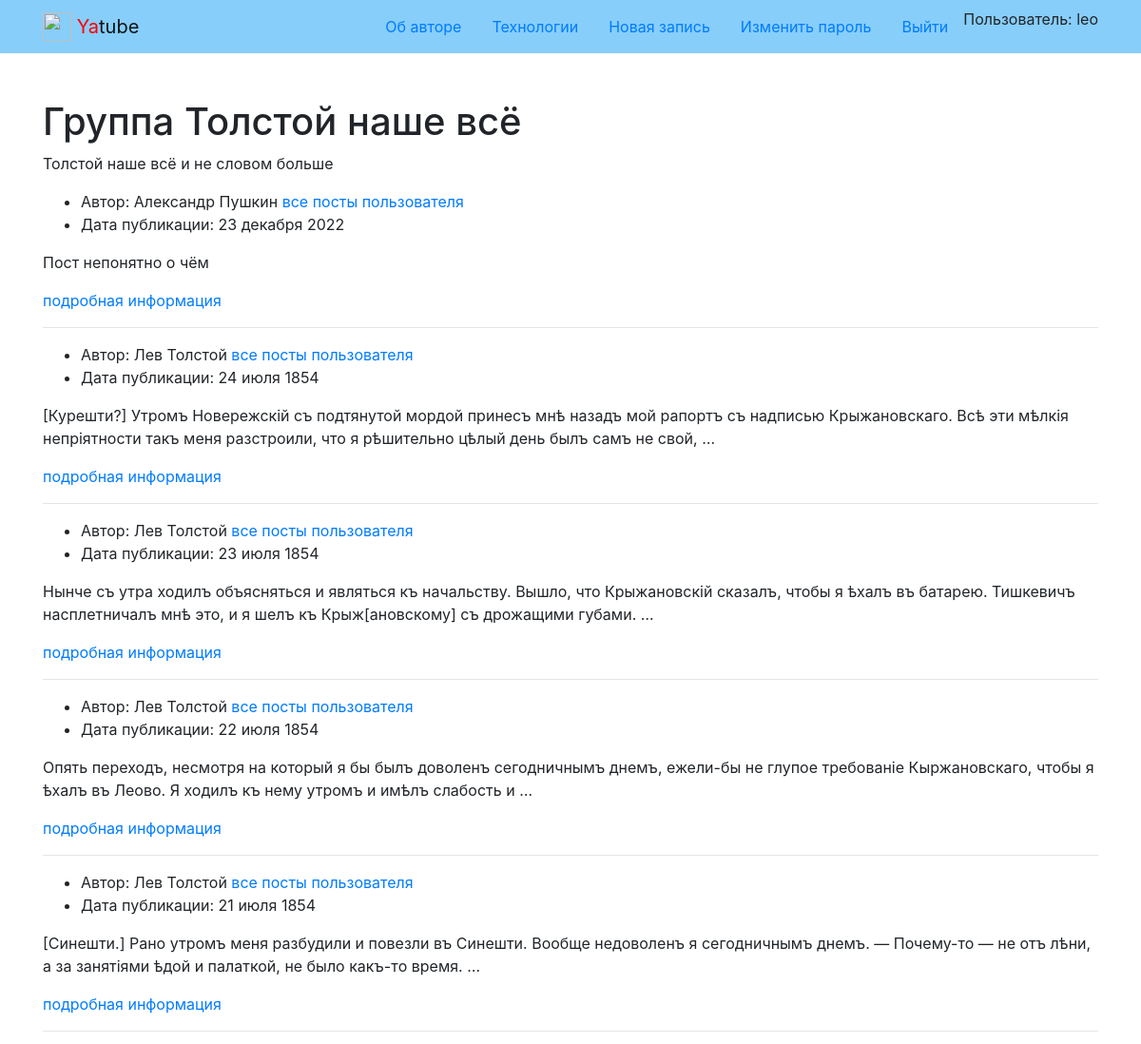
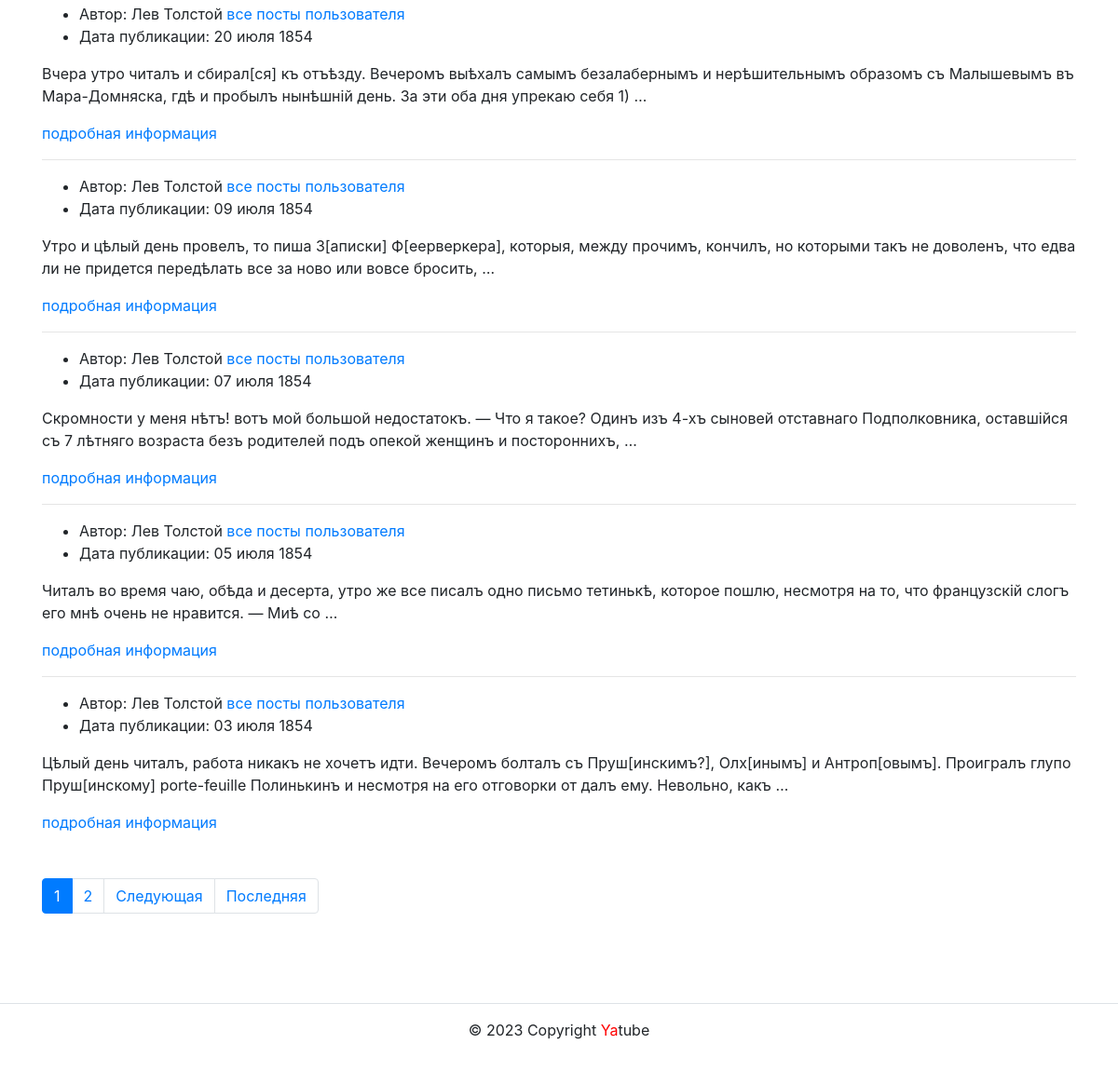
The app's page /group/tolstoi_nashe_vse/ (signed in) with its own data (2 pictures, top to bottom).
### posts/models.py (models this page shows, shortened)
class Group(models.Model):
    title = models.CharField(max_length=200, verbose_name='Название')
    slug = models.SlugField(unique=True)
    description = models.TextField(verbose_name='Описание')
    def __str__(self):
        return self.title
    class Meta:
        verbose_name = 'Группа'
        verbose_name_plural = "Группы"

class Post(models.Model):
    text = models.TextField(
        verbose_name='Текст поста',
        help_text='Введите текст поста'
    )
    pub_date = models.DateTimeField(
        auto_now_add=True,
        verbose_name='Дата публикации'
    )
    author = models.ForeignKey(
        User,
        on_delete=models.CASCADE,
        related_name='posts',
        verbose_name='Автор'
    )
    group = models.ForeignKey(
        Group,
        blank=True,
        null=True,
        on_delete=models.SET_NULL,
        related_name='posts',
        verbose_name='Группа',
        help_text='Группа, к которой будет относится пост'
    )
    image = models.ImageField(
        'Картинка',
        upload_to='posts/',
        blank=True
    )
    class Meta:
        ordering = ['-pub_date']
        verbose_name = 'Сообщения'
        verbose_name_plural = 'Сообщения'

### posts/views.py (the view)
# urls.py: path('group/<slug:slug>/', views.group_posts, name='group_list'),
def group_posts(request, slug):
    group = get_object_or_404(Group, slug=slug)
    group_list = group.posts.select_related('author', 'group').all()
    page_obj = paginator(request, group_list)
    title = str(group)
    context = {
        'group': group,
        'page_obj': page_obj,
        'title': title
    }
    template = 'posts/group_list.html'
    return render(request, template, context)

### core/context_processors/year.py (called while the page is built)
def year(request):
    tz = pytz.timezone('Europe/Moscow')
    dt = datetime.now(tz)
    year = dt.year
    return {
        'year': year
    }

### posts/views.py (called while the page is built)
def paginator(request, posts):
    paginator = Paginator(posts, SELECT_LIMIT)
    page_number = request.GET.get('page')
    page_obj = paginator.get_page(page_number)
    return page_obj

### templates/posts/group_list.html (shortened to what this page needs)
{% extends 'base.html' %}
{% block content %}
  <div class="container py-5">
    <h1>{{ group.title }}</h1>
    <p>{{ group.description }}</p>
    <article>
      {% for post in page_obj %}
        {% include 'includes/post.html' %}
        {% if not forloop.last %}<hr>{% endif %}
      {% endfor %}
      {% include 'posts/includes/paginator.html' %}
    </article>
  </div>
{% endblock %}

### templates/includes/header.html (shortened to what this page needs)
{% load static %}
<nav class="navbar navbar-light" style="background-color: lightskyblue">
  <div class="container">
    <a class="navbar-brand" href="{% url 'posts:index' %}">
      <img src="{% static 'img/logo.png' %}" width="30" height="30" class="d-inline-block align-top" alt="">
      <span style="color:red">Ya</span>tube
    </a>
    {% with request.resolver_match.view_name as view_name %}
    <ul class="nav nav-pills">
      <li class="nav-item">
        <a class="nav-link {% if view_name  == 'about:author' %}active{% endif %}" href="{% url 'about:author' %}">Об авторе</a>
      </li>
      <li class="nav-item">
        <a class="nav-link {% if view_name  == 'about:tech' %}active{% endif %}" href="{% url 'about:tech' %}">Технологии</a>
      </li>
      {% if request.user.is_authenticated %}
      <li class="nav-item">
        <a class="nav-link {% if view_name  == 'posts:post_create' %}active{% endif %}" href="{% url 'posts:post_create' %}">Новая запись</a>
      </li>
      <li class="nav-item">
        <a class="nav-link link-light {% if view_name  == 'users:password_change' %}active{% endif %}" href="{% url 'users:password_change' %}">Изменить пароль</a>
      </li>
      <li class="nav-item">
        <a class="nav-link link-light {% if view_name  == 'users:logout' %}active{% endif %}" href="{% url 'users:logout' %}">Выйти</a>
      </li>
      <li>
        Пользователь: {{ user.username }}
      </li>
      {% endif %}
    </ul>
    {% endwith %}
  </div>
</nav>

### templates/includes/post.html (shortened to what this page needs)
{% load thumbnail %}
<ul>
  {% if not is_profile %}
    <li>
        Автор: {{ post.author.get_full_name }}
        <a href="{% url 'posts:profile' post.author %}">все посты пользователя</a>
    </li>
    {% endif %}
    <li>
      Дата публикации: {{ post.pub_date|date:"d E Y" }}
    </li>
</ul>
<p>{{ post.text|truncatewords:30 }}</p>
<a href="{% url 'posts:post_detail' post.id %}">подробная информация</a><br>

### records on screen
Group: title "Группа Толстой наше всё", description "Толстой наше всё и не словом больше"
Post: author.get_full_name "Александр Пушкин", pub_date "23 декабря 2022", text "Пост непонятно о чём"
Post: author.get_full_name "Лев Толстой", pub_date "24 июля 1854", text "[Курешти?] Утромъ Новережскій съ подтянутой мордой принесъ мнѣ назадъ мой рапортъ съ надписью Крыжановскаго. Всѣ эти мѣлкія непріятности такъ меня разстроили, что я рѣшительно цѣлый день былъ самъ не свой, …"
Post: author.get_full_name "Лев Толстой", pub_date "23 июля 1854", text "Нынче съ утра ходилъ объясняться и являться къ начальству. Вышло, что Крыжановскій сказалъ, чтобы я ѣхалъ въ батарею. Тишкевичъ насплетничалъ мнѣ это, и я шелъ къ Крыж[ановскому] съ дрожащими губами. …"
Post: author.get_full_name "Лев Толстой", pub_date "22 июля 1854", text "Опять переходъ, несмотря на который я бы былъ доволенъ сегодничнымъ днемъ, ежели-бы не глупое требованіе Кыржановскаго, чтобы я ѣхалъ въ Леово. Я ходилъ къ нему утромъ и имѣлъ слабость и …"
Post: author.get_full_name "Лев Толстой", pub_date "21 июля 1854", text "[Синешти.] Рано утромъ меня разбудили и повезли въ Синешти. Вообще недоволенъ я сегодничнымъ днемъ. — Почему-то — не отъ лѣни, а за занятіями ѣдой и палаткой, не было какъ-тο время. …"
Post: author.get_full_name "Лев Толстой", pub_date "20 июля 1854", text "Вчера утро читалъ и сбирал[ся] къ отъѣзду. Вечеромъ выѣхалъ самымъ безалабернымъ и нерѣшительнымъ образомъ съ Малышевымъ въ Мара-Домняска, гдѣ и пробылъ нынѣшній день. За эти оба дня упрекаю себя 1) …"
Post: author.get_full_name "Лев Толстой", pub_date "09 июля 1854", text "Утро и цѣлый день провелъ, то пиша З[аписки] Ф[еерверкера], которыя, между прочимъ, кончилъ, но которыми такъ не доволенъ, что едва ли не придется передѣлать все за ново или вовсе бросить, …"
Post: author.get_full_name "Лев Толстой", pub_date "07 июля 1854", text "Скромности у меня нѣтъ! вотъ мой большой недостатокъ. — Что я такое? Одинъ изъ 4-хъ сыновей отставнаго Подполковника, оставшійся съ 7 лѣтняго возраста безъ родителей подъ опекой женщинъ и постороннихъ, …"
Post: author.get_full_name "Лев Толстой", pub_date "05 июля 1854", text "Читалъ во время чаю, обѣда и десерта, утро же все писалъ одно письмо тетинькѣ, которое пошлю, несмотря на то, что французскій слогъ его мнѣ очень не нравится. — Миѣ со …"
Post: author.get_full_name "Лев Толстой", pub_date "03 июля 1854", text "Цѣлый день читалъ, работа никакъ не хочетъ идти. Вечеромъ болталъ съ Пруш[инскимъ?], Олх[инымъ] и Антроп[овымъ]. Проигралъ глупо Пруш[инскому] porte-feuille Полинькинъ и несмотря на его отговорки от далъ ему. Невольно, какъ …"

### other values on screen
{{ user.username }} "leo"
{{ i }} "1"
{{ i }} "2"
